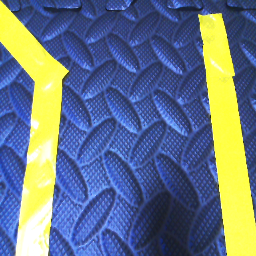
#> input picture image_0.png, 256 x 256 px, given in place of the camera
$ python v1_linefollow.py
#> lines starting #> are read from the running program, lines starting #| are printed output that depends on the picture; after the words box and inside, x2 and y2 are one past the last pixel; in counts of white or black regions, pixels touching at a corner belong together; long printed decimals are rounded
import cv2
import numpy as np
import time
import math
import RPi.GPIO as GPIO

# PID 상수 (적절하게 조정해야 함)
Kp = 1.50
Ki = 0.00
Kd = 0.02

# PID 제어 변수
prev_error = 0.0
integral = 0.0

# MotorController 클래스
class MotorController:
    def __init__(self, en, in1, in2):
        self.en = en
        self.in1 = in1
        self.in2 = in2
        GPIO.setup(self.en, GPIO.OUT)
        GPIO.setup(self.in1, GPIO.OUT)
        GPIO.setup(self.in2, GPIO.OUT)
        self.pwm = GPIO.PWM(self.en, 100)
        self.pwm.start(0)

    def set_speed(self, speed):
        # 속도를 -100에서 100 사이로 제한
        speed = max(min(speed, 100), -100)
        self.pwm.ChangeDutyCycle(abs(speed))

    def forward(self, speed=40):
        self.set_speed(speed)
        GPIO.output(self.in1, GPIO.HIGH)
        GPIO.output(self.in2, GPIO.LOW)

    def backward(self, speed=40):
        self.set_speed(speed)
        GPIO.output(self.in1, GPIO.LOW)
        GPIO.output(self.in2, GPIO.HIGH)

    def stop(self):
        self.set_speed(0)
        GPIO.output(self.in1, GPIO.LOW)
        GPIO.output(self.in2, GPIO.LOW)

    def cleanup(self):
        self.pwm.stop()
        GPIO.cleanup([self.en, self.in1, self.in2])

GPIO.setmode(GPIO.BCM)

# 모터 초기화
motor1 = MotorController(18, 17, 27) # left front
motor2 = MotorController(22, 23, 24) # right front
motor3 = MotorController(9, 10, 11) # left back
motor4 = MotorController(25, 8, 7) # right back
#> in main, frame is the input picture: shape (256, 256, 3); mean B, G, R 134.6, 118.8, 103.8

# PID 제어 함수
def pid_control(error, dt):
    global prev_error, integral

    proportional = error
    integral += error * dt
    derivative = (error - prev_error) / dt if dt > 0 else 0  # Prevent division by zero
    prev_error = error

    # Return the PID control result
    return Kp * proportional + Ki * integral + Kd * derivative

# 모터 제어 함수 (보정 적용)
def control_motors(left_speed, right_speed):
    # 속도 범위 제한 (리밋)
    left_speed = max(min(left_speed, 100), -100)
    right_speed = max(min(right_speed, 100), -100)

    if left_speed >= 0:
        motor1.forward(left_speed)
        motor3.forward(left_speed)
    else:
        motor1.backward(-left_speed)
        motor3.backward(-left_speed)

    if right_speed >= 0:
        motor2.forward(right_speed)
        motor4.forward(right_speed)
    else:
        motor2.backward(-right_speed)
        motor4.backward(-right_speed)

def process_image(frame):
    height, width = frame.shape[:2]
#> height = 256; width = 256
    # 이미지 크기를 축소하여 처리 속도 향상 (예: 50% 축소)
    frame_small = cv2.resize(frame, (width // 2, height // 2))
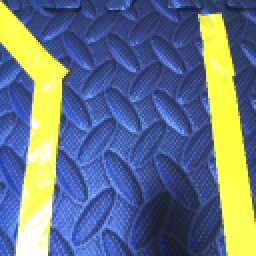
#> frame_small: shape (128, 128, 3) (shown 2 times larger); mean B, G, R 134.8, 118.9, 103.9
    height_small, width_small = frame_small.shape[:2]
#> height_small = 128; width_small = 128
    roi = frame_small[int(height_small*0.5):height_small, 0:width_small]
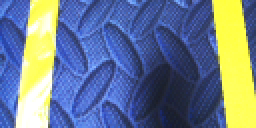
#> roi: shape (64, 128, 3) (shown 2 times larger); mean B, G, R 143.9, 125, 109.1

    # 그레이스케일로 변환
    gray = cv2.cvtColor(roi, cv2.COLOR_BGR2GRAY)
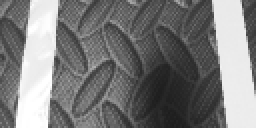
#> gray: shape (64, 128) (shown 2 times larger); min 28, max 255, mean 122.4

    # 가우시안 블러 적용
    blurred = cv2.GaussianBlur(gray, (5, 5), 0)
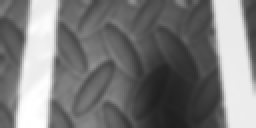
#> blurred: shape (64, 128) (shown 2 times larger); min 31, max 255, mean 122.4

    # 적응형 이진화 적용 (조명 변화에 강인함)
    thresh = cv2.adaptiveThreshold(
        blurred, 255, cv2.ADAPTIVE_THRESH_MEAN_C,
        cv2.THRESH_BINARY_INV, 11, 2
    )
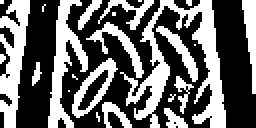
#> thresh: shape (64, 128) (shown 2 times larger); 40.8% white; 24 white regions (11 under 20 px)

    # 윤곽선 검출
    contours, _ = cv2.findContours(
        thresh, cv2.RETR_EXTERNAL, cv2.CHAIN_APPROX_SIMPLE
    )
#> contours = 24 contours, 12 with area under 20; largest, box (x1, y1, x2, y2) and area: (60, 0, 113, 64) 842, (0, 0, 15, 64) 434, (24, 0, 44, 64) 402, (36, 29, 59, 59) 293, (43, 11, 72, 39) 138

    line_center_x, diff = None, None
    found = False

    if contours:
        # 가장 큰 윤곽선 찾기 (선으로 가정)
        largest_contour = max(contours, key=cv2.contourArea)
#> largest_contour = contour of 262 points, box (x1, y1, x2, y2) (60, 0, 113, 64), area 842
        # 윤곽선의 순간 중심 계산
        M = cv2.moments(largest_contour)
#> M = moments, m00 841.5, centre m10/m00, m01/m00 = (92.23, 33.14)
        if M['m00'] != 0:
            line_center_x = int(M['m10'] / M['m00'])
#> line_center_x = 92
            # 스케일을 원래 크기로 변환
            line_center_x = int(line_center_x * 2)
#> line_center_x = 184
            diff = line_center_x - (width // 2)
#> diff = 56
            found = True

    if not found:
        line_center_x = width // 2
        diff = 0
        print("선을 감지하지 못했습니다.")

    return line_center_x, diff

# 메인 제어 루프
def main():
    # 카메라 설정
    cap = cv2.VideoCapture(0, cv2.CAP_V4L2)
    cap.set(cv2.CAP_PROP_FRAME_WIDTH, 424)
    cap.set(cv2.CAP_PROP_FRAME_HEIGHT, 240)
    cap.set(cv2.CAP_PROP_BUFFERSIZE, 1)  # 버퍼 크기를 1로 설정하여 지연 최소화

    if not cap.isOpened():
        print("카메라를 열 수 없습니다.")
        return

    prev_time = time.time()  # 이전 시간을 저장
    detection_interval = 0.0083  # 라인 검출 간격 (약 120FPS)

    try:
        while True:
            ret, frame = cap.read()
            if not ret:
                print("프레임을 가져올 수 없습니다.")
                break

            # 현재 시간 계산
            current_time = time.time()
            dt = current_time - prev_time

            # 라인 검출은 일정 주기마다만 실행
            if dt >= detection_interval:
                prev_time = current_time  # 이전 시간 업데이트

                # 이미지 처리 및 중앙값 계산
                line_center_x, diff = process_image(frame)
#> line_center_x = 184; diff = 56

                # NaN 검사 추가
                if math.isnan(line_center_x) or math.isnan(diff):
                    print("경고: 계산된 값이 NaN입니다.")
                    continue

                # PID 제어 값 계산
                pid_value = pid_control(diff, dt)  # error가 범위를 벗어나면 PID 보정 적용
#> in pid_control, `integral += error * dt`: integral = 0.633
#> in pid_control, `derivative = (error - prev_error) / dt if dt > 0 else 0`: derivative = 4951.3
#> in pid_control, `prev_error = error`: prev_error = 56
#> pid_value = 183

                # 속도 계산
                base_speed = 70  # 기본 속도
                left_motor_speed = base_speed + pid_value  # 왼쪽 속도 제어
#> left_motor_speed = 253
                right_motor_speed = base_speed - pid_value  # 오른쪽 속도 제어
#> right_motor_speed = -113

                print(f"left : {left_motor_speed} , right : {right_motor_speed}")
#| left : 253.027 , right : -113.027

                # 모터 제어 함수 호출
                control_motors(left_motor_speed, right_motor_speed)
#> in control_motors, `left_speed = max(min(left_speed, 100), -100)`: left_speed = 100
#> in control_motors, `right_speed = max(min(right_speed, 100), -100)`: right_speed = -100
#> in set_speed, `speed = max(min(speed, 100), -100)`: speed = 100

            # 'q' 키를 누르면 종료
            if cv2.waitKey(1) & 0xFF == ord('q'):
#> (key q is pressed here)
                break

    finally:
        # 종료 시 모든 모터 정지 및 GPIO 정리
        motor1.stop()
        motor2.stop()
        motor3.stop()
        motor4.stop()
        motor1.cleanup()
        motor2.cleanup()
        motor3.cleanup()
        motor4.cleanup()

    # 카메라 해제
    cap.release()
    cv2.destroyAllWindows()

# 프로그램 실행
if __name__ == "__main__":
    # GPIO 모드 설정
    GPIO.setmode(GPIO.BCM)
    main()

$ run again, on image_1.png
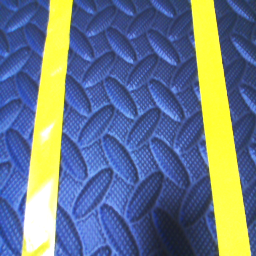
#> input picture image_1.png, 256 x 256 px, given in place of the camera
#> in main, frame is the input picture: shape (256, 256, 3); mean B, G, R 138.4, 122.9, 106.9
#> in process_image, `blurred = cv2.GaussianBlur(gray, (5, 5), 0)`:
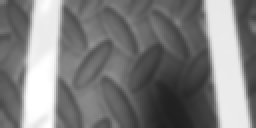
#> blurred: shape (64, 128) (shown 2 times larger); min 31, max 255, mean 126.3
#> in process_image, `thresh = cv2.adaptiveThreshold( blurred, 255, cv2.ADAPTIVE_THRESH_MEAN..`:
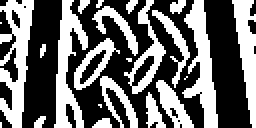
#> thresh: shape (64, 128) (shown 2 times larger); 42.4% white; 23 white regions (7 under 20 px)
#> contours = 23 contours, 10 with area under 20; largest, box (x1, y1, x2, y2) and area: (0, 0, 17, 64) 500, (91, 0, 109, 64) 434, (27, 0, 44, 64) 410, (116, 0, 128, 64) 332, (62, 0, 83, 47) 282
#> largest_contour = contour of 101 points, box (x1, y1, x2, y2) (0, 0, 17, 64), area 500
#> M = moments, m00 499.5, centre m10/m00, m01/m00 = (8.04, 27.58)
#> in process_image, `line_center_x = int(M['m10'] / M['m00'])`: line_center_x = 8
#> in process_image, `line_center_x = int(line_center_x * 2)`: line_center_x = 16
#> in process_image, `diff = line_center_x - (width // 2)`: diff = -112
#> in main, `line_center_x, diff = process_image(frame)`: line_center_x = 16; diff = -112
#> integral = -1.64
#> derivative = -7638
#> prev_error = -112
#> pid_value = -320.8
#> left_motor_speed = -250.8
#> right_motor_speed = 390.8
#| left : -250.761 , right : 390.761
#> left_speed = -100
#> right_speed = 100

$ run again, on image_2.png
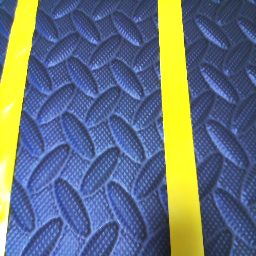
#> input picture image_2.png, 256 x 256 px, given in place of the camera
#> in main, frame is the input picture: shape (256, 256, 3); mean B, G, R 125.4, 116.9, 103.2
#> in process_image, `blurred = cv2.GaussianBlur(gray, (5, 5), 0)`:
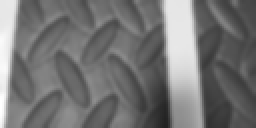
#> blurred: shape (64, 128) (shown 2 times larger); min 33, max 255, mean 115.9
#> in process_image, `thresh = cv2.adaptiveThreshold( blurred, 255, cv2.ADAPTIVE_THRESH_MEAN..`:
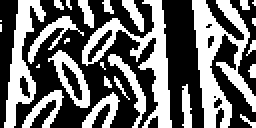
#> thresh: shape (64, 128) (shown 2 times larger); 42.4% white; 27 white regions (12 under 20 px)
#> contours = 27 contours, 16 with area under 20; largest, box (x1, y1, x2, y2) and area: (96, 0, 128, 64) 828, (41, 0, 86, 64) 666, (2, 0, 23, 64) 461, (24, 25, 45, 54) 261, (54, 27, 73, 64) 126
#> largest_contour = contour of 145 points, box (x1, y1, x2, y2) (96, 0, 128, 64), area 828
#> M = moments, m00 827.5, centre m10/m00, m01/m00 = (108.4, 29.53)
#> in process_image, `line_center_x = int(M['m10'] / M['m00'])`: line_center_x = 108
#> in process_image, `line_center_x = int(line_center_x * 2)`: line_center_x = 216
#> in process_image, `diff = line_center_x - (width // 2)`: diff = 88
#> in main, `line_center_x, diff = process_image(frame)`: line_center_x = 216; diff = 88
#> integral = 1.66
#> derivative = 4672.4
#> prev_error = 88
#> pid_value = 225.4
#> left_motor_speed = 295.4
#> right_motor_speed = -155.4
#| left : 295.447 , right : -155.447
#> left_speed = 100
#> right_speed = -100
#> speed = 100

$ run again, on image_3.png
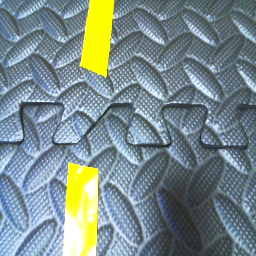
#> input picture image_3.png, 256 x 256 px, given in place of the camera
#> in main, frame is the input picture: shape (256, 256, 3); mean B, G, R 139.4, 138.2, 121.5
#> in process_image, `blurred = cv2.GaussianBlur(gray, (5, 5), 0)`:
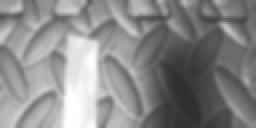
#> blurred: shape (64, 128) (shown 2 times larger); min 47, max 255, mean 136.4
#> in process_image, `thresh = cv2.adaptiveThreshold( blurred, 255, cv2.ADAPTIVE_THRESH_MEAN..`:
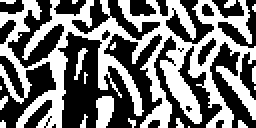
#> thresh: shape (64, 128) (shown 2 times larger); 45.5% white; 19 white regions (16 under 20 px)
#> contours = 19 contours, 16 with area under 20; largest, box (x1, y1, x2, y2) and area: (0, 0, 128, 64) 2790, (48, 48, 57, 64) 96, (37, 24, 44, 40) 24
#> largest_contour = contour of 864 points, box (x1, y1, x2, y2) (0, 0, 128, 64), area 2790
#> M = moments, m00 2789.5, centre m10/m00, m01/m00 = (68.49, 29.27)
#> in process_image, `line_center_x = int(M['m10'] / M['m00'])`: line_center_x = 68
#> in process_image, `line_center_x = int(line_center_x * 2)`: line_center_x = 136
#> in process_image, `diff = line_center_x - (width // 2)`: diff = 8
#> in main, `line_center_x, diff = process_image(frame)`: line_center_x = 136; diff = 8
#> integral = 0.153
#> derivative = 417.1
#> prev_error = 8
#> pid_value = 20.34
#> left_motor_speed = 90.34
#> right_motor_speed = 49.66
#| left : 90.343 , right : 49.657
#> left_speed = 90.34
#> right_speed = 49.66
#> speed = 90.34
